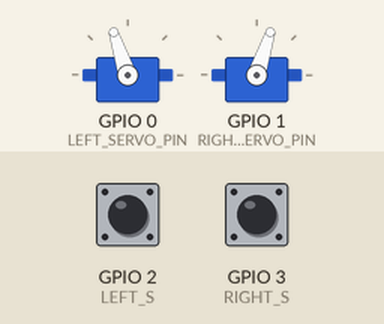
Simulated run of this sketch. Board: ESP32. On the bench: 2 × servo. The test bench sets the inputs (shaded band); at power-on: GPIO 2 (LEFT_S) HIGH, GPIO 3 (RIGHT_S) LOW. What the sketch prints to the serial monitor is not drawn.

Above: at 1.2 s.
1.3 s: GPIO 2 (LEFT_S) pulled LOW for 0.15 s
At 1.37 s:
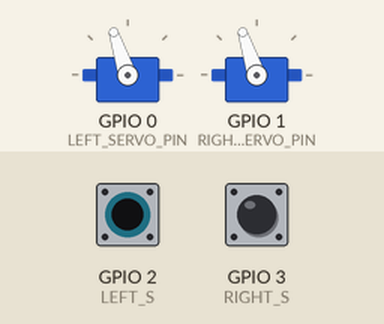
2.9 s: GPIO 3 (RIGHT_S) pulled HIGH for 0.15 s
At 2.97 s:
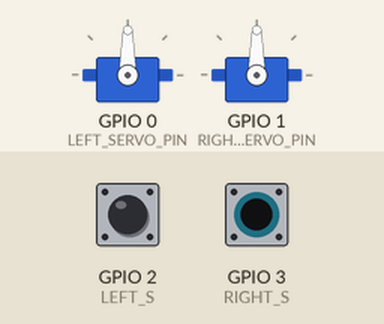
4.5 s: GPIO 3 (RIGHT_S) pulled HIGH for 3.2 s
At 8.9 s:
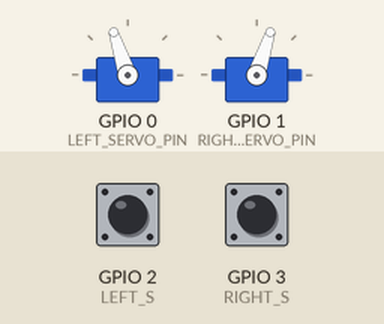
9.2 s: GPIO 2 (LEFT_S) pulled LOW for 3.2 s
At 10.0 s:
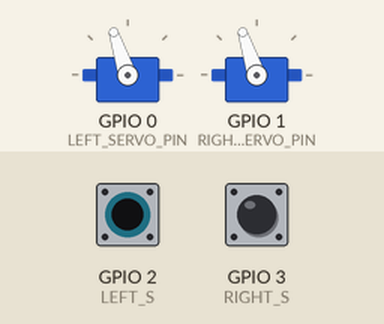
13.9 s: GPIO 2 (LEFT_S) driven LOW and GPIO 3 (RIGHT_S) driven HIGH
At 14.8 s:
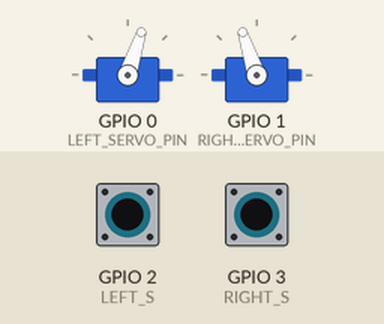
Timing chart, 0 to 16.4 s (numbered marks = the images above; inputs shaded):
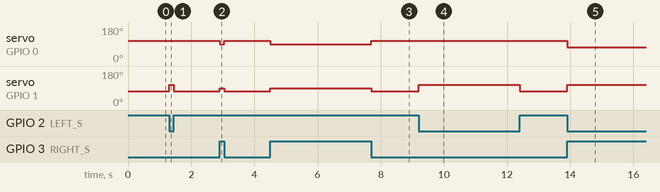

Measured:
- after the input at 1.3 s, servo on GPIO 1 (RIGHT_SERVO_PIN): 72° → 108° at once, → 72° 0.15 s later
- after the input at 2.9 s, servo on GPIO 0 (LEFT_SERVO_PIN): 108° → 90° at once, → 108° 0.15 s later; servo on GPIO 1 (RIGHT_SERVO_PIN): 72° → 90° at once, → 72° 0.15 s later
- after the input at 4.5 s, servo on GPIO 0 (LEFT_SERVO_PIN): 108° → 90° at once, → 108° 3.2 s later; servo on GPIO 1 (RIGHT_SERVO_PIN): 72° → 90° at once, → 72° 3.2 s later
- after the input at 9.2 s, servo on GPIO 1 (RIGHT_SERVO_PIN): 72° → 108° at once, → 72° 3.2 s later
- after the input at 13.9 s, servo on GPIO 0 (LEFT_SERVO_PIN): 108° → 72° at once; servo on GPIO 1 (RIGHT_SERVO_PIN): 72° → 108° at once

The sketch:

motor_line_follow.ino
```cpp
#include <ESP32Servo.h>

// pins for IR sensors
#define LEFT_S 2
#define RIGHT_S 3
#define MID_S 4
// IR sensors go high when pointed at the line, else is low. Tune using the pot on the sensor

// pins for servos
#define LEFT_SERVO_PIN 0
#define RIGHT_SERVO_PIN 1

// calibration for neutral point for motor to stop
int neutralPulse1 = 1500;
int neutralPulse2 = 1500;

Servo leftServo, rightServo;

// Send pulses based on command
// 1 = forward, 2 = backward, 3 = turn left, 4 = turn right, 0 = stop
void sendServoCommand(uint8_t cmd) {
  int pulse1 = neutralPulse1;
  int pulse2 = neutralPulse2;

  switch (cmd) {
    case 1: // forward
      pulse1 += 200;
      pulse2 += 200;
      break;
    case 2: // backward
      pulse1 -= 200;
      pulse2 -= 200;
      break;
    case 3: // turn left
      pulse1 -= 200;
      pulse2 += 200;
      break;
    case 4: // turn right
      pulse1 += 200;
      pulse2 -= 200;
      break;
    default: // stop
      break;
  }

  leftServo.writeMicroseconds(pulse1);
  rightServo.writeMicroseconds(pulse2);
}


void setup() {
  Serial.begin(115200);
  // Instructions for calibration
  Serial.println("Servo calibration mode:\n  w/s: adjust both neutrals\n  a/z: front (leftServo)\n  d/c: back (rightServo)\n  After tuning, power cycle or press any control button.");
  Serial.printf("Neutral1=%d, Neutral2=%d\n", neutralPulse1, neutralPulse2);

  // Setup servos
  leftServo.setPeriodHertz(50);
  rightServo.setPeriodHertz(50);
  leftServo.attach(LEFT_SERVO_PIN, 500, 2500);
  rightServo.attach(RIGHT_SERVO_PIN, 500, 2500);

  // Initial stop
  sendServoCommand(0);

  // For the IR sensors
  pinMode(LEFT_S, INPUT);
  pinMode(RIGHT_S, INPUT);
}

void loop() {
  // Allow serial-based neutral calibration
  if (Serial.available()) {
    char c = Serial.read();
    switch (c) {
      case 'w': neutralPulse1++; neutralPulse2++; break;
      case 's': neutralPulse1--; neutralPulse2--; break;
      case 'a': neutralPulse1++; break;
      case 'z': neutralPulse1--; break;
      case 'd': neutralPulse2++; break;
      case 'c': neutralPulse2--; break;
      default: break;
    }
    Serial.printf("Neutral1=%d, Neutral2=%d\n", neutralPulse1, neutralPulse2);
    sendServoCommand(0);
  }

  int L = digitalRead(LEFT_S);
  int R = digitalRead(RIGHT_S);

  // turn left
  if(!L && R){
    sendServoCommand(3);
  }
  // turn right
  else if (L && !R){
    sendServoCommand(4);
  }
  // go forward
  else if(!L && !R){
    sendServoCommand(1);
  }
  // stop
  else{
    sendServoCommand(0);
  }
}
```
